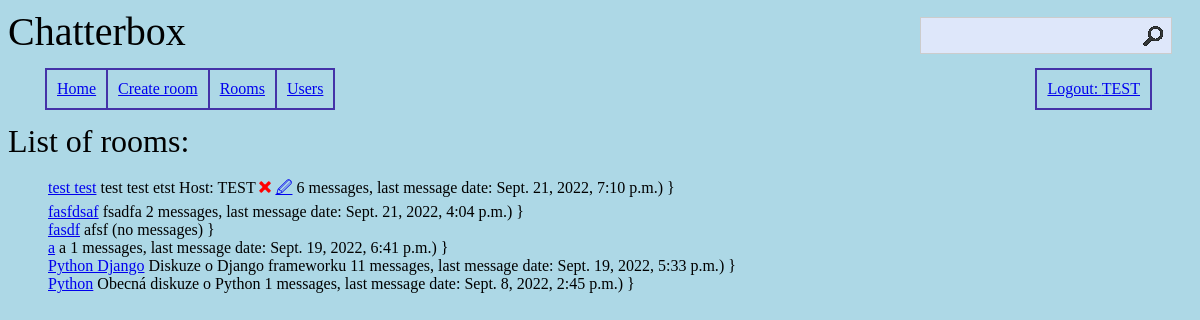
Screenshot of /rooms/ (signed in) with the database file from the repository.
### chatterbox/models.py (models this page shows, shortened)
class Room(models.Model):
    host = models.ForeignKey(User, on_delete=models.SET_NULL, null=True)
    name = models.CharField(max_length=200)
    description = models.TextField(null=True, blank=True)
    created = models.DateTimeField(auto_now_add=True)
    updated = models.DateTimeField(auto_now=True)
    class Meta:
        ordering = ['-created', '-updated']
    def messages_count(self):
        room_messages = self.message_set.all()
        return room_messages.count()
    def last_message_time(self):
        room_message = self.message_set.all()[0]
        return room_message.updated

class Message(models.Model):
    body = models.TextField() # null je defaultně False a blank také False
    room = models.ForeignKey(Room, on_delete=models.CASCADE) # on_delete=models.CASCADE = když se smaže room tak se smažou i lavinově zprávy
    user = models.ForeignKey(User, on_delete=models.CASCADE)
    file = models.TextField(null=True, blank=True) # file attribute in model is not a file field, it is a text field, because we will store the file path in it
    created = models.DateTimeField(auto_now_add=True) # zazanamenej čas při vytvoření zprávy auto_now_add aniž bychom na created šáhli tak jakmile se vytvoří zpráva tak Django zazanmená aktuální čas
    updated = models.DateTimeField(auto_now=True) # auto_now = při jakékoliv změněn zazanammenj čas
    class Meta:
        ordering = ['-created','-updated'] # bez minus je v defaultu ASC, s minusem nastavím DESC

### chatterbox/views.py (the view)
# urls.py: path('rooms/', chatterbox.views.rooms, name="rooms"),
@login_required # musíme být přihlášeni abychom mohli psát zprávy a prozkouávat stránky
def rooms(request):
    rooms = Room.objects.all()
    context = {"rooms": rooms}
    return render(request, "chatterbox/rooms.html", context)

### chatterbox/templates/chatterbox/rooms.html (shortened to what this page needs)
{% extends 'main.html' %}
{% load static %}
{% block content %}
    <div class="list-of-rooms">List of rooms:</div>
    <div class="rooms-list">
        <ul>
            {% for room in rooms %}
            <li>
                <a href="{% url 'room' room.id %}">{{ room.name }}</a> {{ room.description }}
                {% if room.host %}
                    Host: {{ room.host}}
                    {% if room.host.id == request.user.id %}
                        <a href="{% url 'delete_room' room.id %}"><img src="{% static 'chatterbox/cross.png' %} " alt="Delete"
                        width="12px"></a>
                        <a href="{% url 'edit_room' room.id %}">🖉</a>
                    {% endif %}
                {% endif %}
                {% if room.messages_count > 0 %}
                   {{ room.messages_count}} messages, last message date: {{ room.last_message_time }})
                {% else %}
                    (no messages)
                {% endif %}}
            </li>
            {% endfor %}
        </ul>
    </div>
{% endblock %}

### templates/navbar.html (shortened to what this page needs)
{% load static %}
<nav>
    <ul>
        <li><a href="{% url 'home' %}">Home</a></li>
        {% if request.user.is_authenticated %}
        <li><a href="{% url 'create_room' %}">Create room</a></li>
        <li><a href="{% url 'rooms' %}">Rooms</a></li>
        <li><a href="{% url 'profiles' %}">Users</a></li>
        <li class="last-item"><a href="{% url 'logout' %}">Logout: {{ request.user.username}}</a></li>
        {% endif %}
    </ul>
</nav>

### chatterbox/static/chatterbox/style.css (style rules this page uses)
body { background: #add8e6; }
nav ul { list-style: none; }
nav li { display: inline-block; margin: -3px; border: solid 2px #4432a8; padding: 10px; }
.list-of-rooms { font-size: 32px; }
.rooms-list ul { list-style: none; }
.last-item { float: right; margin-right: 40px; }

### rows the page displays
Room: name "test test", description "test test etst", host "TEST", messages_count "6", last_message_time "Sept. 21, 2022, 7:10 p.m."
Room: name "fasfdsaf", description "fsadfa", messages_count "2", last_message_time "Sept. 21, 2022, 4:04 p.m."
Room: name "fasdf", description "afsf", shows "(no messages)"
Room: name "a", description "a", messages_count "1", last_message_time "Sept. 19, 2022, 6:41 p.m."
Room: name "Python Django", description "Diskuze o Django frameworku", messages_count "11", last_message_time "Sept. 19, 2022, 5:33 p.m."
Room: name "Python", description "Obecná diskuze o Python", messages_count "1", last_message_time "Sept. 8, 2022, 2:45 p.m."

### other values shown
{{ request.user.username }} "TEST"
